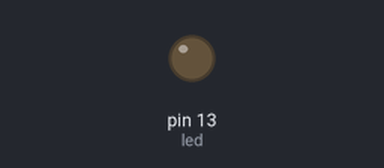
A sketch run on a simulated Arduino Uno, built with avr-gcc and run on an emulated ATmega328P. Parts: output pins drawn as LEDs (lit = HIGH).

Above: at 2.0 s.
At 8.3 s:
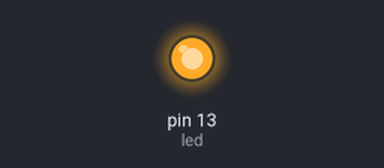
Timing chart, 0 to 9.1 s (numbered marks = the images above):
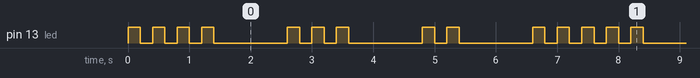

The sketch:

nakedCountDown.ino
```cpp
int led = 13;

void setup() {
  pinMode(led, OUTPUT);
}

void loop() {

  for(int i = 0; i < 4; i++) {
   blinkLED();
  }

  delay(1000);

  for(int i = 0; i < 3; i++) {
    blinkLED();
   }

  delay(1000);

  for(int i = 0; i < 2; i++) {
   blinkLED();
  }

  delay(1000);

  blinkLED();
}

void blinkLED() {
  digitalWrite(led, HIGH);
  delay(200);
  digitalWrite(led, LOW);
  delay(200);
}
```

Measured:
- by itself, pin 13 (led): repeats every 7.0 s: 3 × (LOW 0.20 s, HIGH 0.20 s), LOW 1.2 s, 2 × (HIGH 0.20 s, LOW 0.20 s), HIGH 0.20 s, LOW 1.2 s, HIGH 0.20 s, LOW 0.20 s, HIGH 0.20 s, LOW 1.2 s, HIGH 0.20 s, LOW 0.20 s, HIGH 0.20 s
- by itself, everything shown: repeats every 7.0 s, in 20 steps
